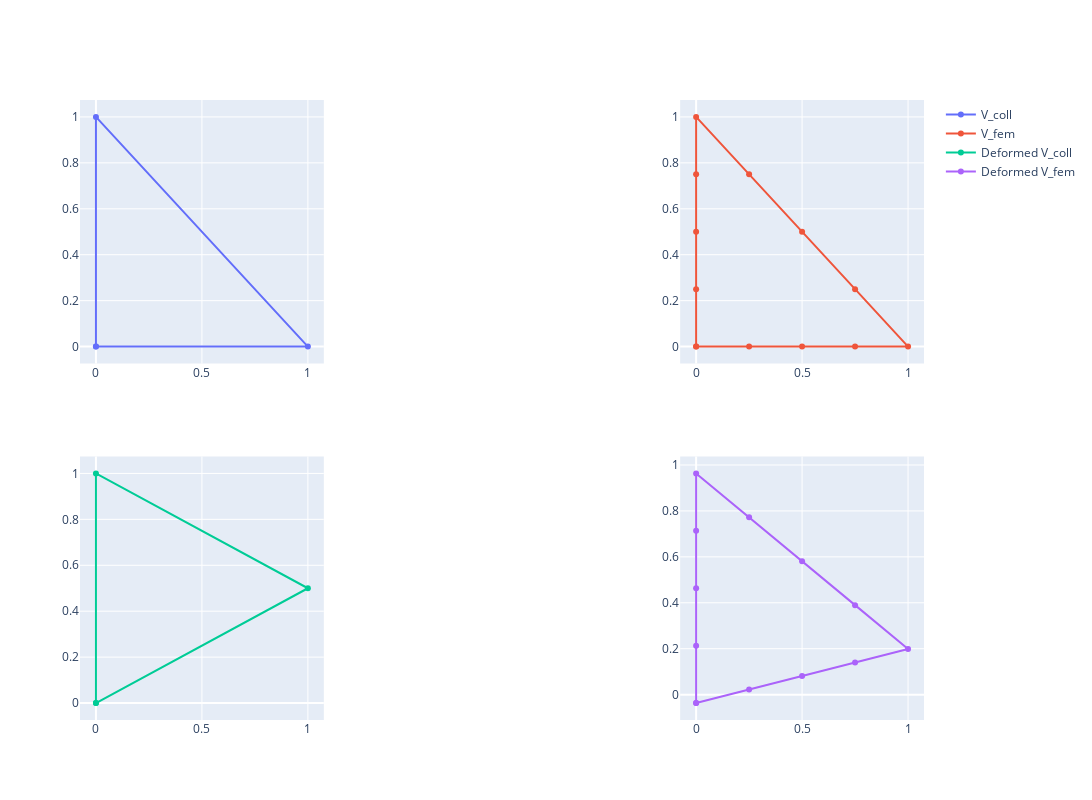

Notebook code for this chart:
### Code cell
X_coll = V_coll + U
X_fem = V_fem + W_full.T @ U

coll_row_order = numpy.array([0, 1, 2, 0])
mid_row_order = numpy.array([0, 3, 1, 4, 2, 5, 0])
fem_row_order = numpy.array([0, 3, 4, 5, 1, 6, 7, 8, 2, 9, 10, 11, 0])

from plotly.subplots import make_subplots
fig = make_subplots(rows=2, cols=3)

fig.add_trace(go.Scatter(x=V_coll[coll_row_order, 0], y=V_coll[coll_row_order, 1], name="V_coll"), row=1, col=1),
fig.add_trace(go.Scatter(x=V_fem[fem_row_order, 0], y=V_fem[fem_row_order, 1], name="V_fem"), row=1, col=3),
fig.add_trace(go.Scatter(x=X_coll[coll_row_order, 0], y=X_coll[coll_row_order, 1], name="Deformed V_coll"), row=2, col=1),
fig.add_trace(go.Scatter(x=X_fem[fem_row_order, 0], y=X_fem[fem_row_order, 1], name="Deformed V_fem"), row=2, col=3),

fig.update_layout(width=1200, height=800)

### Figure 1 — Plotly figure (JSON) as saved in the notebook; plotly's stock layout.template omitted (floating-point values rounded to 4 significant figures)
{"data": [{"name": "V_coll", "type": "scatter", "x": [0, 1, 0, 0], "xaxis": "x", "y": [0, 0, 1, 0], "yaxis": "y"}, {"name": "V_fem", "type": "scatter", "x": [0, 0.25, 0.5, 0.75, 1, 0.75, 0.5, 0.25, 0, 0, 0, 0, 0], "xaxis": "x3", "y": [0, 0, 0, 0, 0, 0.25, 0.5, 0.75, 1, 0.25, 0.5, 0.75, 0], "yaxis": "y3"}, {"name": "Deformed V_coll", "type": "scatter", "x": [0, 1, 0, 0], "xaxis": "x4", "y": [0, 0.5, 1, 0], "yaxis": "y4"}, {"name": "Deformed V_fem", "type": "scatter", "x": [0, 0.25, 0.5, 0.75, 1, 0.75, 0.5, 0.25, 0, 0, 0, 0, 0], "xaxis": "x6", "y": [-0.03676, 0.02206, 0.08088, 0.1397, 0.1985, 0.3897, 0.5809, 0.7721, 0.9632, 0.2132, 0.4632, 0.7132, -0.03676], "yaxis": "y6"}], "layout": {"height": 800, "width": 1200, "xaxis": {"anchor": "y", "domain": [0, 0.2889]}, "xaxis2": {"anchor": "y2", "domain": [0.3556, 0.6444]}, "xaxis3": {"anchor": "y3", "domain": [0.7111, 1]}, "xaxis4": {"anchor": "y4", "domain": [0, 0.2889]}, "xaxis5": {"anchor": "y5", "domain": [0.3556, 0.6444]}, "xaxis6": {"anchor": "y6", "domain": [0.7111, 1]}, "yaxis": {"anchor": "x", "domain": [0.575, 1]}, "yaxis2": {"anchor": "x2", "domain": [0.575, 1]}, "yaxis3": {"anchor": "x3", "domain": [0.575, 1]}, "yaxis4": {"anchor": "x4", "domain": [0, 0.425]}, "yaxis5": {"anchor": "x5", "domain": [0, 0.425]}, "yaxis6": {"anchor": "x6", "domain": [0, 0.425]}}}
